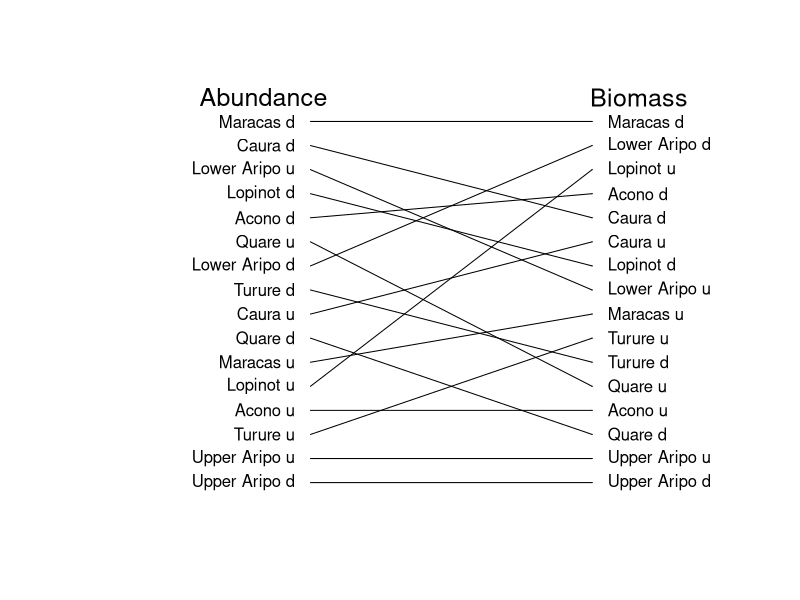

The R source for this figure:
## ---- chunk 1
###Making a plot of how high pressure predation sites are when measured in 
#different levels of predation ABUNDANCE

setwd("C:\\Users\\faj\\Documents\\OneDrive for Business\\research\\FishPredation\\Data")

library(dplyr)
library(tidyr)
library(ggplot2)
library(lme4)
library(Cairo)


#preparing data 

fishDataAll <- read.csv("Fish data June 2017.csv")
head(fishDataAll)
str(fishDataAll)
levels(fishDataAll$species)
selectMonths <- c("07", "08")# i am selecting out these months because then i can use the last timepoint 

#select data from only the July and Auguest, and remove first year 
SelectData <- fishDataAll %>% 
	separate(date, c("Day", "Month", "Year"), sep = "/") %>%
	filter(Year != 2010)%>%
	filter(Month %in% selectMonths)

fishData <- data.frame(SelectData)

fishData$AbundanceAll <- fishData$numbercaught + fishData$numberseen

#calculating percentage biomass so i can incude years with 0 abundance

fishData$TotBiomass <- (fishData$numbercaught + fishData$numberseen)* fishData$weight
TotBioSite<- fishData %>% 
	group_by(site, Year) %>%
	summarise(BiomasSiteSum = sum(TotBiomass, na.rm=TRUE))
siteBiomass <- data.frame(TotBioSite)


#Narrow Predation data
#-------------------------
predatorsAbN <- fishData %>% 
	filter(species == "Hoplias malabaricus" | species == "Crenicichla frenata")  %>%
	group_by(site, Year) %>%
	summarise(AbundanceSum = sum(AbundanceAll))

predatorsAb <- data.frame(predatorsAbN)
predatorsAb$Year <- as.numeric(predatorsAb$Year)

#add the total site biomass data, just to i can identify sites with no predators 
FishDataTotAb <- merge(siteBiomass, predatorsAb, by = c("site" ,"Year"),all=TRUE) # this makes sure i 
#know what years had no predators recoreded in 
FishDataTotAb$AbundanceSum[is.na(FishDataTotAb$AbundanceSum)] <- 0

Narrowa <- aggregate(FishDataTotAb$AbundanceSum, list(FishDataTotAb$site), mean, na.rm=TRUE)

orderNarrowa <- Narrowa[order(Narrowa$x),]
head(orderNarrowa)

orderNarrowa$predOrderNa <- c(1:nrow(orderNarrowa))
## ---- chunk 2
setwd("C:\\Users\\faj\\Documents\\OneDrive for Business\\research\\FishPredation\\Data")

library(dplyr)
library(tidyr)
library(ggplot2)
library(lme4)
library(Cairo)


#preparing data 

fishDataAll <- read.csv("Fish data June 2017.csv")
head(fishDataAll)
str(fishDataAll)
levels(fishDataAll$species)
selectMonths <- c("07", "08")# i am selecting out these months because then i can use the last timepoint 


#select data from only the July and Auguest, and remove first year 
SelectData <- fishDataAll %>% 
	separate(date, c("Day", "Month", "Year"), sep = "/") %>%
	filter(Year != 2010)%>%
	filter(Month %in% selectMonths)

fishData <- data.frame(SelectData)

#calculate biomass
fishData$TotBiomass <- (fishData$numbercaught + fishData$numberseen)* fishData$weight


#calculating percentage biomass
TotBioSite<- fishData %>% 
	group_by(site, Year) %>%
	summarise(BiomasSiteSum = sum(TotBiomass, na.rm=TRUE))

siteBiomass <- data.frame(TotBioSite)

#Narrow Predation data
#-------------------------

#sum biomass per site and year
predatorsBioN <- fishData %>% 
	filter(species == "Hoplias malabaricus" | species == "Crenicichla frenata") %>%
	group_by(site, Year) %>%
	summarise(BiomassSum = sum(TotBiomass))

predatorsBio <- data.frame(predatorsBioN)
predatorsBio$Year <- as.numeric(predatorsBio$Year)
siteBiomass$Year <- as.numeric(siteBiomass$Year)

FishDataTot <- merge(siteBiomass, predatorsBio, by = c("site" ,"Year"),all=TRUE) # this makes sure i 
#know what years had no predators recoreded in 
head(FishDataTot)
FishDataTot$BiomassSum[is.na(FishDataTot$BiomassSum)] <- 0

FishDataTot$PropMass <- FishDataTot$BiomassSum / FishDataTot$BiomasSiteSum

Narrowb <- aggregate(FishDataTot$BiomassSum, list(FishDataTot$site), mean, na.rm=TRUE)

orderNarrowb <- Narrowb[order(Narrowb$x),]
head(orderNarrowb)

orderNarrowb$predOrderNb <- c(1:nrow(orderNarrowb))

## ---- chunk 3

bothNarrow <- merge(orderNarrowb, orderNarrowa, by = "Group.1")

## ---- chunk 4
Cairo(file="C:\\Users\\faj\\Documents\\OneDrive for Business\\research\\bioTIME\\users\\Faith\\TriniFishPredation\\narrowAB_tangle.png",
     type="png",
      units="in", 
      width=8,
      height=6,
     pointsize=12,
     dpi=100)

plotSetup <- data.frame(cbind(c(1:17),c(20:60))) # data to plot onto emptyp plot
plot(x = plotSetup$X2, y = plotSetup$X1, col="white", axes=FALSE , ylab = " ", xlab = "  ", type = "n")

#plot arrows
arrows(x0 = 33, y0 = bothNarrow$predOrderNa, x1 = 51, y1 = bothNarrow$predOrderNb, length = 0.001)


#plotting text 
text(x = 52, y = bothNarrow$predOrderNb, labels = bothNarrow$Group.1, adj = c(0,NA))
text(x = 32, y = bothNarrow$predOrderNa, labels = bothNarrow$Group.1, adj = c(1,NA))


text(x = 30, y = 17, labels = "Abundance", cex = 1.5)
text(x = 54, y = 17, labels = "Biomass", cex = 1.5)


dev.off()

## ---- chunk 5
rownames(bothNarrow) <-  bothNarrow$Group.1
corOrderNarrow <-  bothNarrow[,c(2, 4)] 
names(corOrderNarrow ) <-  c("Biomass", "Abundance")
cor(corOrderNarrow , method="spearman")
cor.test(corOrderNarrow$Biomass,corOrderNarrow$Abundance, method="spearman")
